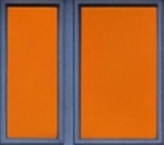
#> input picture hyperframes/teaser-elevador-sabia/assets/img/janelas/j005.png, 164 x 145 px, given in place of q1-v1.png, which was not available
$ python janelas.py
#> lines starting #> are read from the running program, lines starting #| are printed output that depends on the picture
"""Prepara a fachada para a cena 1.

Entrada (fonte/quadros):
  q1-v1.png        fachada com todas as janelas apagadas (Nano Banana Pro, 4k)
  q1-acesa-v1.png  a mesma fachada com ~100 janelas acesas em laranja (edição da anterior)

Saída:
  assets/img/fachada.jpg            fachada apagada, escurecida para o clima da referência
  assets/img/janelas/jNNN.png       a luz de cada janela, recortada (só o vidro, com borda suave)
  fonte/janelas.json                posição de cada janela na fachada (pixels da imagem 4k)
  fonte/quadros/q1-alvo.png         fachada com só a janela-alvo acesa (base do zoom)
  fonte/quadros/q2-recorte.png      recorte em volta da janela-alvo (referência para o quadro 2)

Uso: python -I fonte/janelas.py   (rodar de dentro da pasta da peça)
"""
import json
import os

import cv2
import numpy as np

AQUI = os.path.dirname(os.path.abspath(__file__))
PECA = os.path.dirname(AQUI)
Q = os.path.join(AQUI, 'quadros')

# janela que fica acesa e onde a câmera entra (centro aproximado, pixels da imagem 4k)
ALVO = (1535, 2407)
# brilho médio desejado da fachada (L de 0 a 100); a referência fica em ~18
BRILHO_ALVO = 19.0

escura = cv2.imread(os.path.join(Q, 'q1-v1.png'))
#> escura is the input picture: shape (145, 164, 3); mean B, G, R 44.4, 100.4, 179.9
acesa = cv2.imread(os.path.join(Q, 'q1-acesa-v1.png'))
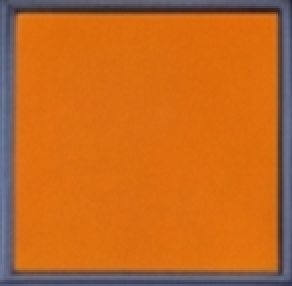
#> input picture hyperframes/teaser-elevador-sabia/assets/img/janelas/j013.png, 146 x 143 px, given in place of q1-acesa-v1.png, which was not available (shown 2 times larger)
#> acesa is the input picture: shape (143, 146, 3); mean B, G, R 32.5, 105.5, 196.1
H, W = escura.shape[:2]
#> H = 145; W = 164

# 1) alinhar a versão acesa com a apagada (a IA desloca ~2 px)
ga = cv2.cvtColor(escura, cv2.COLOR_BGR2GRAY).astype(np.float32)
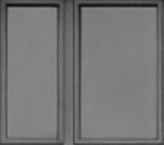
#> ga: shape (145, 164) float32; min 17, max 139, mean 117.7
gb = cv2.cvtColor(acesa, cv2.COLOR_BGR2GRAY).astype(np.float32)
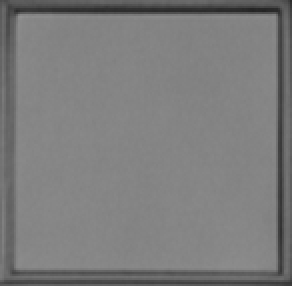
#> gb: shape (143, 146) float32 (shown 2 times larger); min 35, max 146, mean 124.3
#> (the run stopped early here; a loop or call above may not have finished)
